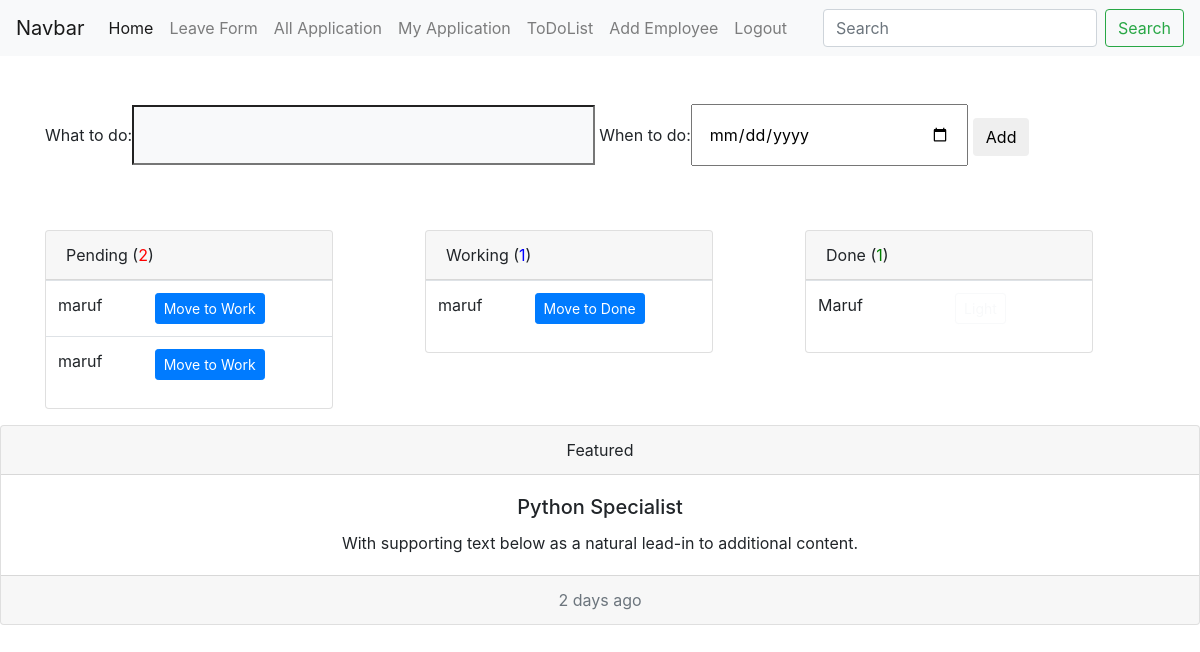
/todolist (signed in), run on the app's committed database.
### emsapp/models.py (models this page shows, shortened)
class TodoList(models.Model):
    user = models.ForeignKey(User, on_delete=models.CASCADE)
    what_to_do = models.TextField(blank=True,null=True)
    when_to_do = models.DateField(blank=True,null=True)
    pending_status = models.BooleanField(default=True)
    working_status = models.BooleanField(default=False)
    done_status = models.BooleanField(default=False)

### emsapp/views.py (the view)
# urls.py: path('todolist', to_do_list ,name='todolist'),
def to_do_list(request):
     my_todo_list_pending = TodoList.objects.filter(user = request.user , pending_status=True)
     my_todo_list_pending_count = my_todo_list_pending.count()
     working_todo_list = TodoList.objects.filter(user = request.user , pending_status=False, working_status = True)
     working_todo_list_count = working_todo_list.count()
     done_todo_list = TodoList.objects.filter(user = request.user , pending_status=False, working_status = False , done_status = True)
     done_todo_list_count = done_todo_list.count()
     form = TodoListForm()
     context = {'my_todo_list_pending':my_todo_list_pending,
                'my_todo_list_pending_count':my_todo_list_pending_count,
                'working_todo_list':working_todo_list,
                'working_todo_list_count':working_todo_list_count,
                'done_todo_list':done_todo_list,
                'done_todo_list_count':done_todo_list_count,
                 'form':form
                }
     return render(request,'todolist.html',context)

### emsapp/forms.py
class TodoListForm(forms.ModelForm):
    class Meta:
        model = TodoList
        fields = '__all__'
        exclude = ('user','pending_status','working_status','done_status')
        widgets = {
           'what_to_do':forms.TextInput(attrs = {'class':'form-group  bg-light col-md-5 p-3'}),
           'when_to_do':forms.DateInput(attrs = {'type':'date','class':'form-group  date-picker col-md-3 p-3'})
        }

### templates/todolist.html (shortened to what this page needs)
{% extends 'base.html' %}
{% block content %}
<div class="container mt-5">
     <div class="row mb-5">
        {% if form %}
         <div class="col-md-12">
          <form action="{% url 'add_todo_list' %}" method="POST">
              {{ form }}
              <button type="submit" class="btn btn-primnary">Add</button>
          </form>
         </div>
         {% endif %}
     </div>
    <div class="row">
    <div class="col-md-4">
    <div class="card" style="width: 18rem;">
        <div class="card-header">
        Pending (<span style="color:red">{{ my_todo_list_pending_count }}</span>)
        </div>
    {% if my_todo_list_pending_count > 0 %}
          <table class="table">
          <tbody>
          {% for todo in my_todo_list_pending %}
            <tr>
            <td>{{ todo.user }}</td>
            <td><a href="{% url 'todo-list-evaluation' todo.id 'working' %}"><button class="btn btn-primary btn-sm">Move to Work</button></a></td>
            </tr>
          {% endfor %}
          </tbody>
          </table>
    {% endif %}
</div>
</div>
<div class="col-md-4">
<div class="card" style="width: 18rem;">
    <div class="card-header">
    Working (<span style="color:blue">{{ working_todo_list_count }}</span>)
    </div>
{% if working_todo_list_count > 0 %}
     <table class="table">
     <tbody>
    {% for todo in working_todo_list %}
         <tr>
         <td>{{ todo.user }}</td>
         <td><a href="{% url 'todo-list-evaluation' todo.id 'done' %}"><button class="btn btn-primary btn-sm">Move to Done</button></a></td>
         </tr>
    {% endfor %}
    </tbody>
     </table>
{% endif %}
</div>
</div>
<div class="col-md-4">
    <div class="card" style="width: 18rem;">
        <div class="card-header">
        Done (<span style="color:green">{{ done_todo_list_count }}</span>)
        </div>
    {% if done_todo_list_count > 0 %}
         <table class="table">
         <tbody>
        {% for todo in done_todo_list %}
             <tr>
             <td>{{ todo.user|title }}</td>
             <td><button class="btn btn-outline-light btn-sm">Light</button></td>
             </tr>
        {% endfor %}
        </tbody>
         </table>
    {% endif %}
    </div>
    </div>
</div>
</div>
{% endblock content %}

### data on the page
TodoList: user "maruf"
TodoList: user "maruf"
TodoList: user "maruf"
TodoList: user "Maruf"

### other printed values
{{ my_todo_list_pending_count }} "2"
{{ working_todo_list_count }} "1"
{{ done_todo_list_count }} "1"
